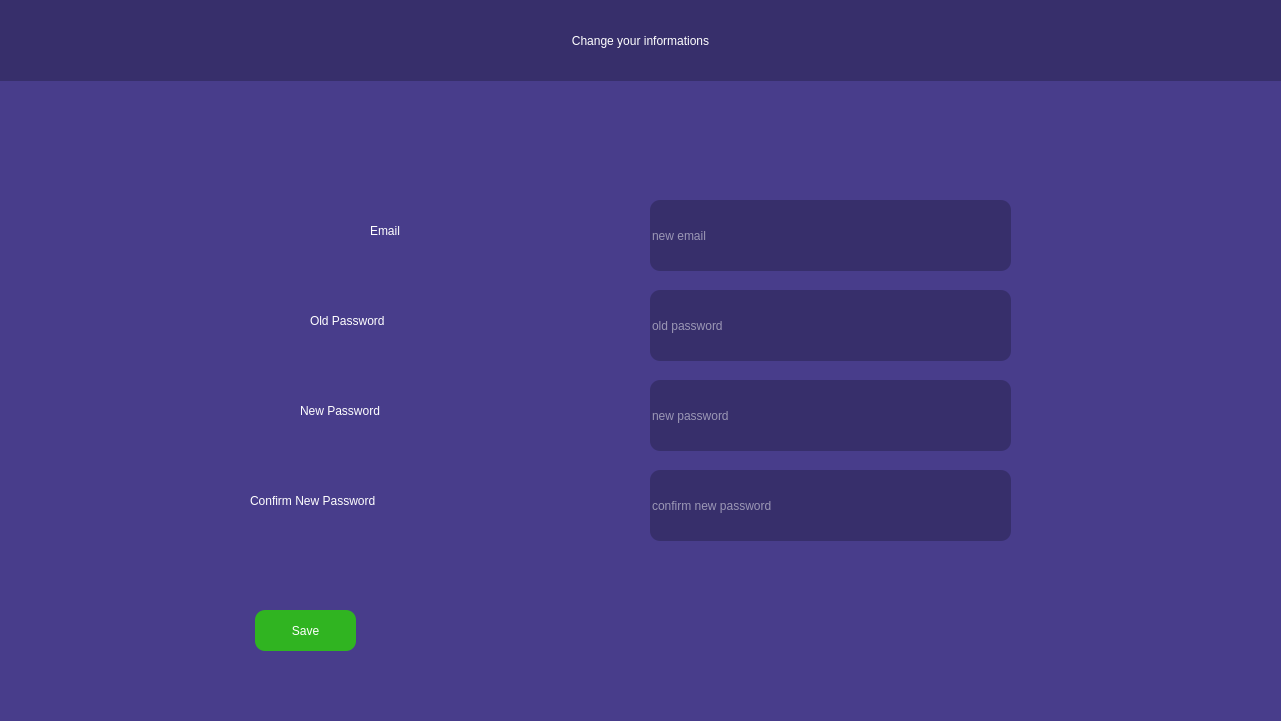
   <widget class="QWidget" name="ChangeInformationsWidget" native="true">
    <property name="geometry">
     <rect>
      <x>0</x>
      <y>0</y>
      <width>1281</width>
      <height>721</height>
     </rect>
    </property>
    <property name="styleSheet">
     <string notr="true">background-color: rgb(72, 61, 139);</string>
    </property>
    <widget class="QLabel" name="ChangeInformationsTitle">
     <property name="geometry">
      <rect>
       <x>0</x>
       <y>0</y>
       <width>1281</width>
       <height>81</height>
      </rect>
     </property>
     <property name="styleSheet">
      <string notr="true">font: 700 32pt &quot;Segoe UI&quot;;
color: rgb(255, 255, 255);
background-color: rgb(55, 47, 107);</string>
     </property>
     <property name="text">
      <string>Change your informations</string>
     </property>
     <property name="alignment">
      <set>Qt::AlignCenter</set>
     </property>
    </widget>
    <widget class="QLabel" name="ChangeInformationsEmailLabel">
     <property name="geometry">
      <rect>
       <x>370</x>
       <y>210</y>
       <width>91</width>
       <height>41</height>
      </rect>
     </property>
     <property name="styleSheet">
      <string notr="true">font: 700 24pt &quot;Segoe UI&quot;;
color: rgb(255, 255, 255);</string>
     </property>
     <property name="text">
      <string>Email</string>
     </property>
    </widget>
    <widget class="QLabel" name="ChangeInformationsOldPasswordLabel">
     <property name="geometry">
      <rect>
       <x>310</x>
       <y>300</y>
       <width>251</width>
       <height>41</height>
      </rect>
     </property>
     <property name="styleSheet">
      <string notr="true">font: 700 24pt &quot;Segoe UI&quot;;
color: rgb(255, 255, 255);</string>
     </property>
     <property name="text">
      <string>Old Password</string>
     </property>
    </widget>
    <widget class="QLabel" name="ChangeInformationsNewPasswordLabel">
     <property name="geometry">
      <rect>
       <x>300</x>
       <y>390</y>
       <width>231</width>
       <height>41</height>
      </rect>
     </property>
     <property name="styleSheet">
      <string notr="true">font: 700 24pt &quot;Segoe UI&quot;;
color: rgb(255, 255, 255);</string>
     </property>
     <property name="text">
      <string>New Password</string>
     </property>
    </widget>
    <widget class="QLabel" name="ChangeInformationsConfirmPasswordLabel">
     <property name="geometry">
      <rect>
       <x>250</x>
       <y>480</y>
       <width>351</width>
       <height>41</height>
      </rect>
     </property>
     <property name="styleSheet">
      <string notr="true">font: 700 24pt &quot;Segoe UI&quot;;
color: rgb(255, 255, 255);</string>
     </property>
     <property name="text">
      <string>Confirm New Password</string>
     </property>
    </widget>
    <widget class="QPushButton" name="ChangeInformationsSaveButton">
     <property name="geometry">
      <rect>
       <x>255</x>
       <y>610</y>
       <width>101</width>
       <height>41</height>
      </rect>
     </property>
     <property name="styleSheet">
      <string notr="true">background-color: rgb(48, 180, 33);
font: 700 20pt &quot;Segoe UI&quot;;
color: rgb(255, 255, 255);
border: 2px;
border-radius: 10px;</string>
     </property>
     <property name="text">
      <string>Save</string>
     </property>
    </widget>
    <widget class="QLabel" name="ChangeInformationsErrorLabel">
     <property name="geometry">
      <rect>
       <x>0</x>
       <y>95</y>
       <width>1271</width>
       <height>81</height>
      </rect>
     </property>
     <property name="styleSheet">
      <string notr="true">font: 700 20pt &quot;Segoe UI&quot;;
color: rgb(255, 60, 60);</string>
     </property>
     <property name="text">
      <string/>
     </property>
     <property name="alignment">
      <set>Qt::AlignCenter</set>
     </property>
    </widget>
    <widget class="QLineEdit" name="ChangeInformationsEmail">
     <property name="geometry">
      <rect>
       <x>650</x>
       <y>200</y>
       <width>361</width>
       <height>71</height>
      </rect>
     </property>
     <property name="styleSheet">
      <string notr="true">background-color: rgb(55, 47, 107);
border: 2px;
border-radius: 10px;
font: 700 18pt &quot;Segoe UI&quot;;
color: rgb(255, 255, 255);</string>
     </property>
     <property name="text">
      <string/>
     </property>
     <property name="placeholderText">
      <string>new email</string>
     </property>
    </widget>
    <widget class="QLineEdit" name="ChangeInformationsOldPassowrd">
     <property name="geometry">
      <rect>
       <x>650</x>
       <y>290</y>
       <width>361</width>
       <height>71</height>
      </rect>
     </property>
     <property name="styleSheet">
      <string notr="true">background-color: rgb(55, 47, 107);
border: 2px;
border-radius: 10px;
font: 700 18pt &quot;Segoe UI&quot;;
color: rgb(255, 255, 255);</string>
     </property>
     <property name="text">
      <string/>
     </property>
     <property name="placeholderText">
      <string>old password</string>
     </property>
    </widget>
    <widget class="QLineEdit" name="ChangeInformationsNewPassword">
     <property name="geometry">
      <rect>
       <x>650</x>
       <y>380</y>
       <width>361</width>
       <height>71</height>
      </rect>
     </property>
     <property name="styleSheet">
      <string notr="true">background-color: rgb(55, 47, 107);
border: 2px;
border-radius: 10px;
font: 700 18pt &quot;Segoe UI&quot;;
color: rgb(255, 255, 255);</string>
     </property>
     <property name="text">
      <string/>
     </property>
     <property name="placeholderText">
      <string>new password</string>
     </property>
    </widget>
    <widget class="QLineEdit" name="ChangeInformationsConfirmPassword">
     <property name="geometry">
      <rect>
       <x>650</x>
       <y>470</y>
       <width>361</width>
       <height>71</height>
      </rect>
     </property>
     <property name="styleSheet">
      <string notr="true">background-color: rgb(55, 47, 107);
border: 2px;
border-radius: 10px;
font: 700 18pt &quot;Segoe UI&quot;;
color: rgb(255, 255, 255);</string>
     </property>
     <property name="text">
      <string/>
     </property>
     <property name="placeholderText">
      <string>confirm new password</string>
     </property>
    </widget>
   </widget>
